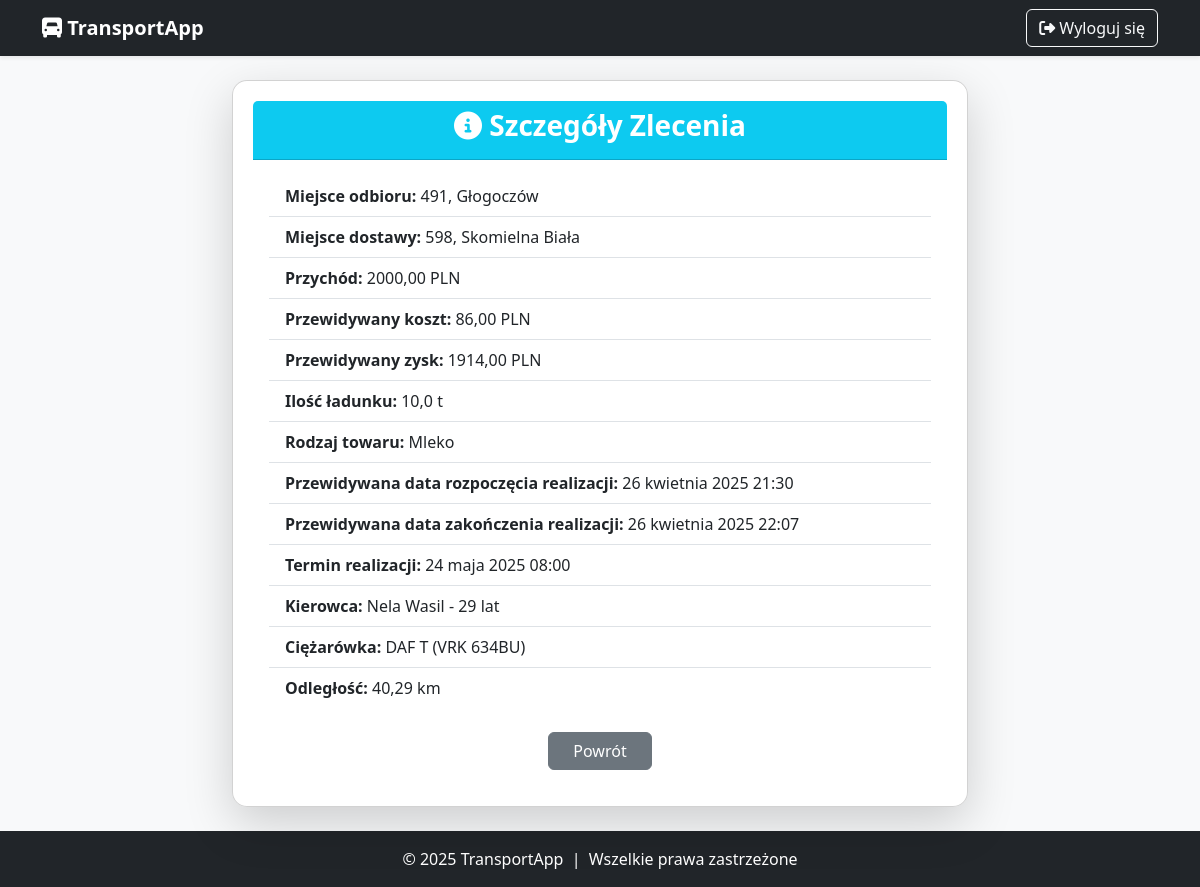
The app's page /users/zlecenia/15127/szczegoly/ (signed in) with its own data.
### users/models.py (models this page shows, shortened)
class Zlecenie(models.Model):
    STATUS_CHOICES = [
        ("nie_rozpoczete", "Nie rozpoczęte"),
        ("w_realizacji", "W realizacji"),
        ("zamkniete", "Zamknięte"),
    ]
    id_zlec = models.AutoField(primary_key=True)
    miejsce_wyj = models.CharField(max_length=255, verbose_name="Miejsce wyjazdu")
    miejsce_odb = models.CharField(max_length=255, verbose_name="Miejsce odbioru")
    miejsce_dost = models.CharField(max_length=255, verbose_name="Miejsce dostawy")
    przychod = models.DecimalField(max_digits=10, decimal_places=2, verbose_name="Przychód (PLN)")
    ilosc_ladunku = models.FloatField(verbose_name="Ilość ładunku (tony)")
    towar = models.CharField(max_length=255, verbose_name="Rodzaj towaru")
    data_otrzymania = models.DateField(verbose_name="Data otrzymania zlecenia")
    termin_realizacji = models.DateTimeField(null=True, blank=True, verbose_name="Termin realizacji")
    kierowca = models.ForeignKey('users.Kierowca', on_delete=models.SET_NULL, null=True, blank=True, verbose_name="Przypisany kierowca")
    ciezarowka = models.ForeignKey('users.Ciezarowka', on_delete=models.SET_NULL, null=True, blank=True, verbose_name="Przypisana ciężarówka")
    status = models.CharField(max_length=15, choices=STATUS_CHOICES, default="nie_rozpoczete", verbose_name="Status zlecenia")
    odleglosc_km = models.DecimalField(max_digits=8, decimal_places=2, null=True, blank=True)
    przewidywana_data_rozpoczecia = models.DateTimeField(null=True, blank=True)
    przewidywany_czas_realizacji = models.DurationField(null=True, blank=True)
    przewidywana_data_zakonczenia = models.DateTimeField(null=True, blank=True)
    przewidywany_koszt = models.DecimalField(max_digits=10, decimal_places=2, null=True, blank=True)
    rzeczywista_data_rozpoczecia = models.DateTimeField(null=True, blank=True,
                                                        verbose_name="Rzeczywista data rozpoczęcia")
    rzeczywista_data_zakonczenia = models.DateTimeField(null=True, blank=True,
                                                        verbose_name="Rzeczywista data zakończenia")
    rzeczywiste_przejechane_km = models.DecimalField(max_digits=8, decimal_places=2, null=True, blank=True,
                                                     verbose_name="Rzeczywiste przejechane km")
    rzeczywiste_spalone_litry = models.DecimalField(max_digits=8, decimal_places=2, null=True, blank=True,
                                                    verbose_name="Rzeczywiste spalone litry paliwa")
    rzeczywisty_koszt = models.DecimalField(max_digits=10, decimal_places=2, null=True, blank=True)
    zysk = models.DecimalField(max_digits=10, decimal_places=2, null=True, blank=True)

class Kierowca(models.Model):
    kier_id = models.AutoField(primary_key=True)
    kier_imie = models.CharField(max_length=100, verbose_name="Imię")
    kier_nazwisko = models.CharField(max_length=100, verbose_name="Nazwisko")
    data_urodzenia = models.DateField(verbose_name="Data urodzenia")
    kier_adres = models.TextField(verbose_name="Adres")
    kier_telefon = models.CharField(max_length=15, verbose_name="Telefon")
    kier_email = models.EmailField(verbose_name="Email")
    kier_lata_dosw = models.IntegerField(verbose_name="Lata doświadczenia")
    kier_przejech_km = models.IntegerField(verbose_name="Przejechane km")
    kier_liczba_wykroczen = models.IntegerField(verbose_name="Liczba wykroczeń")
    stawka_za_km = models.DecimalField(max_digits=6, decimal_places=2, verbose_name="Stawka za km (PLN)", default=1.50)
    def oblicz_wiek(self):
        today = date.today()
        return today.year - self.data_urodzenia.year - ((today.month, today.day) < (self.data_urodzenia.month, self.data_urodzenia.day))
    def __str__(self):
        return f"{self.kier_imie} {self.kier_nazwisko} - {self.oblicz_wiek()} lat"

class Ciezarowka(models.Model):
    ciez_id = models.AutoField(primary_key=True)
    ciez_marka = models.CharField(max_length=50, verbose_name="Marka")
    ciez_model = models.CharField(max_length=50, verbose_name="Model")
    ciez_moc = models.IntegerField(
        verbose_name="Moc (KM)",
        validators=[MinValueValidator(0, message="Moc nie może być ujemna.")]
    )
    ciez_nr_rejestr = models.CharField(
        max_length=15,
        verbose_name="Numer rejestracyjny",
        validators=[RegexValidator(
            regex=r'^[A-Z0-9]{2,3}\s?[A-Z0-9]{4,6}$',
            message="Podaj poprawny numer rejestracyjny."
        )]
    )
    ciez_przebieg = models.IntegerField(
        verbose_name="Przebieg (km)",
        validators=[MinValueValidator(0, message="Przebieg nie może być ujemny.")]
    )
    ciez_rok_prod = models.IntegerField(
        verbose_name="Rok produkcji",
        validators=[
            MinValueValidator(0, message="Rok produkcji nie może być mniejszy od 0."),
            MaxValueValidator(date.today().year, message=f"Rok produkcji nie może być większy niż {date.today().year}.")
        ]
    )
    ciez_data_zakupu = models.DateField(verbose_name="Data zakupu")
    ciez_data_serwisu = models.DateField(verbose_name="Data ostatniego serwisu")
    ciez_masa_wlasna = models.DecimalField(
        max_digits=7, decimal_places=2,
        verbose_name="Masa własna (t)",
        validators=[MinValueValidator(0.01, message="Masa własna musi być większa od 0.")]
    )
    ciez_masa_ladunku = models.DecimalField(
        max_digits=7, decimal_places=2,
        verbose_name="Masa ładunku (t)",
        validators=[MinValueValidator(0.01, message="Masa ładunku musi być większa od 0.")]
    )
    ciez_dop_masa_calk = models.DecimalField(
        max_digits=7, decimal_places=2,
        verbose_name="Dopuszczalna masa całkowita (t)",
        validators=[MinValueValidator(0.01, message="Dopuszczalna masa całkowita musi być większa od 0.")]
    )
    ciez_spalanie_na_100km = models.DecimalField(
        max_digits=5, decimal_places=2,
        verbose_name="Spalanie na 100 km (l)",
        validators=[MinValueValidator(0, message="Spalanie nie może być mniejsze niż 0.")]
    )
    ciez_paliwo_litry = models.FloatField(
        verbose_name="Stan paliwa (l)",
        validators=[MinValueValidator(0)],
        null=True,
        blank=True
    )
    ciez_bak_max = models.FloatField(
        verbose_name="Pojemność baku (l)",
        validators=[MinValueValidator(1)],
        null=True,
        blank=True
    )
    def __str__(self):
        return f"{self.ciez_marka} {self.ciez_model} ({self.ciez_nr_rejestr})"

### users/views/zlecenie_views.py (the view)
# urls.py: path('zlecenia/<int:id_zlec>/szczegoly/', szczegoly_zlecenia, name='szczegoly_zlecenia'),
@login_required
def szczegoly_zlecenia(request, id_zlec):
    zlecenie = get_object_or_404(Zlecenie, id_zlec=id_zlec)
    error_message = None
    przewidywany_zysk = None
    if zlecenie.przewidywany_koszt is not None:
        przewidywany_zysk = zlecenie.przychod - zlecenie.przewidywany_koszt
    context = {
        'zlecenie': zlecenie,
        "przewidywany_zysk": przewidywany_zysk,
        'error_message': error_message,
    }
    return render(request, 'users/zlecenia/szczegoly_zlecenia.html', context)

### users/templates/users/zlecenia/szczegoly_zlecenia.html (shortened to what this page needs)
{% extends 'base.html' %}
{% block content %}
<div class="row justify-content-center">
    <div class="col-md-10 col-lg-8">
        <div class="card shadow-lg">
            <div class="card-header bg-info text-white text-center">
                <h3 class="fw-bold"><i class="fa-solid fa-info-circle"></i> Szczegóły Zlecenia</h3>
            </div>
            <div class="card-body">
                <ul class="list-group list-group-flush">
                    <li class="list-group-item"><strong>Miejsce odbioru:</strong> {{ zlecenie.miejsce_odb }}</li>
                    <li class="list-group-item"><strong>Miejsce dostawy:</strong> {{ zlecenie.miejsce_dost }}</li>
                    <li class="list-group-item"><strong>Przychód:</strong> {{ zlecenie.przychod }} PLN</li>
                    <li class="list-group-item"><strong>Przewidywany koszt:</strong> {{ zlecenie.przewidywany_koszt }} PLN</li>
                    <li class="list-group-item"><strong>Przewidywany zysk:</strong> {{ przewidywany_zysk }} PLN</li>
                    <li class="list-group-item"><strong>Ilość ładunku:</strong> {{ zlecenie.ilosc_ladunku }} t</li>
                    <li class="list-group-item"><strong>Rodzaj towaru:</strong> {{ zlecenie.towar }}</li>
                    <li class="list-group-item"><strong>Przewidywana data rozpoczęcia realizacji:</strong> {{ zlecenie.przewidywana_data_rozpoczecia }}</li>
                    <li class="list-group-item"><strong>Przewidywana data zakończenia realizacji:</strong> {{ zlecenie.przewidywana_data_zakonczenia }}</li>
                    <li class="list-group-item"><strong>Termin realizacji:</strong> {{ zlecenie.termin_realizacji }}</li>
                    <li class="list-group-item"><strong>Kierowca:</strong> {{ zlecenie.kierowca|default:"Brak" }}</li>
                    <li class="list-group-item"><strong>Ciężarówka:</strong> {{ zlecenie.ciezarowka|default:"Brak" }}</li>
                    <li class="list-group-item"><strong>Odległość:</strong>
                        {% if zlecenie.odleglosc_km %}
                            {{ zlecenie.odleglosc_km }} km
                        {% elif error_message %}
                            <span class="text-danger">{{ error_message }}</span>
                        {% else %}
                            Brak danych
                        {% endif %}
                    </li>
                </ul>
                <div class="mt-4 text-center">
                    <a href="{% url 'zarzadzaj_zleceniami' %}" class="btn btn-secondary px-4">Powrót</a>
                </div>
            </div>
        </div>
    </div>
</div>
{% endblock %}

### records on screen
Zlecenie: miejsce_odb "491, Głogoczów", miejsce_dost "598, Skomielna Biała", przychod "2000,00", przewidywany_koszt "86,00", ilosc_ladunku "10,0", towar "Mleko", przewidywana_data_rozpoczecia "26 kwietnia 2025 21:30", przewidywana_data_zakonczenia "26 kwietnia 2025 22:07", termin_realizacji "24 maja 2025 08:00", kierowca "Nela Wasil - 29 lat", ciezarowka "DAF T (VRK 634BU)", odleglosc_km "40,29"

### other values on screen
{{ przewidywany_zysk }} "1914,00"
